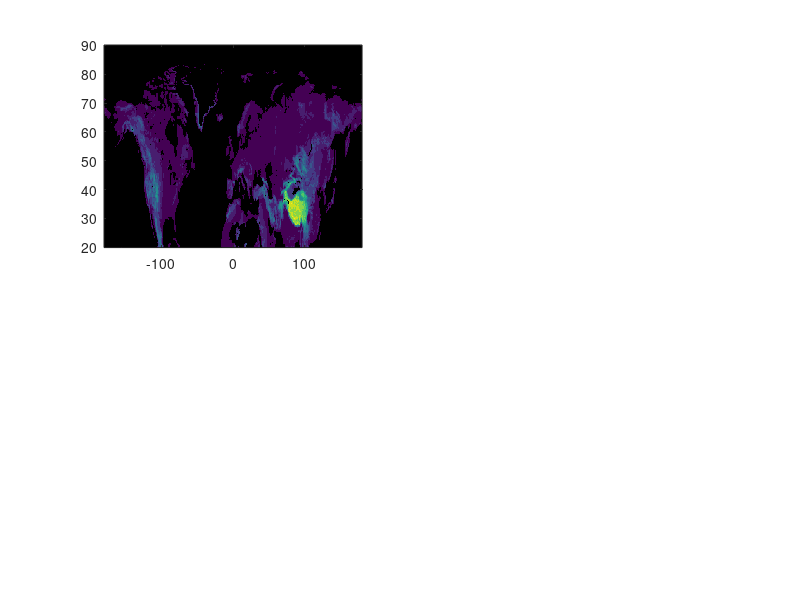

Write MATLAB code to recreate this figure. (Note: this script raises an error after producing the figure.)
%% plot Elevation
clear
clc

load('lon_lat_ERA5.mat')
lat=flipud(lat);
id=find(lat==20);
load('dem.mat')
dem=flipud(dem'); dem=dem';
dem=dem(:,id:end);
load('ERA5_025_mask.mat');
mask=mask(:,id:end);

dem_diff=[0:500:6000];
dem1=ones(size(dem,1),size(dem,2)).*nan;
for i=1:length(dem_diff)-1
    idx=find(dem>=dem_diff(i) & dem<dem_diff(i+1));
    dem1(idx)=i;
end
dem1=dem1-0.5;
lon=-179.8750:0.25:179.8750;

data=dem1'.*mask';
data1(:,721:1440)=data(:,1:720);
data1(:,1:720)=data(:,721:1440);
subplot(2,2,1)
h=imagesc(lon,lat(id:end),data1)
set(gca,'YDir','normal')
set(h, 'AlphaData', ~isnan(data1))
load('color32_5.mat')
caxis([0 12])
% colormap(flipud(color))
colormap(jet(12))
coast=load('coast.mat')
hold on
plot(coast.long,coast.lat,'k');
set(gca,'xticklabel',{' '},'yticklabel',{' '})
% shading interp
title('(a) Elevation (m)')
tick=num2cell([250:500:5750]);
colorbar('Ticks',0.5:12,...
         'TickLabels',tick)


%% plot temperature change
clear
clc

load('lon_lat_ERA5.mat')
lat=flipud(lat);
id=find(lat==20);
load('dem.mat')
dem=flipud(dem'); dem=dem';
dem=dem(:,id:end);
load('ERA5_025_mask.mat');
mask=mask(:,id:end);
 load('ERA5_025_temperature_change.mat')

change_tas=flipud(change_tas');
change_tas=change_tas';
change_tas=change_tas(:,id:end);

lon=-179.8750:0.25:179.8750;

data=change_tas.*mask;
data1(1:720,:)=data(721:end,:);
data1(721:1440,:)=data(1:720,:);

subplot(2,2,2)
h=imagesc(lon,lat(id:end),data1')
set(gca,'YDir','normal')
set(h, 'AlphaData', ~isnan(data1'))
load('color32_5.mat')
caxis([-2 2])
colormap(color)
coast=load('coast.mat')
hold on
plot(coast.long,coast.lat,'k');
set(gca,'xticklabel',{' '},'yticklabel',{' '})
% shading interp
title('(b) Local temperature change (K)')
colorbar


%% plot extreme rainfall during the 1950-1979 period
clear
clc

load('lon_lat_ERA5.mat')
lat=flipud(lat);
id=find(lat==20);
load('dem.mat')
dem=flipud(dem'); dem=dem';
dem=dem(:,id:end);
load('ERA5_025_mask.mat');
mask=mask(:,id:end);


load('Rf1day_absolute_change.mat')

lon=-179.8750:0.25:179.8750;

data=Rf1day_reference(:,id:end).*mask;
data1(1:720,:)=data(721:end,:);
data1(721:1440,:)=data(1:720,:);

subplot(2,2,3)
h=imagesc(lon,lat(id:end),data1')
set(gca,'YDir','normal')
set(h, 'AlphaData', ~isnan(data1'))
load('color32_5.mat')
caxis([0 150])
colormap(flipud(color))
coast=load('coast.mat')
hold on
plot(coast.long,coast.lat,'k');
set(gca,'xticklabel',{' '},'yticklabel',{' '})
% shading interp
title('(c) Rainfall [1950-1979, mm]')
colorbar



%% plot absolute change in extreme rainfall
clear
clc

load('lon_lat_ERA5.mat')
lat=flipud(lat);
id=find(lat==20);
load('dem.mat')
dem=flipud(dem'); dem=dem';
dem=dem(:,id:end);
load('ERA5_025_mask.mat');
mask=mask(:,id:end);


load('Rf1day_absolute_change.mat')
lon=-179.8750:0.25:179.8750;
data=change_absolute(:,id:end).*mask;
data1(1:720,:)=data(721:end,:);
data1(721:1440,:)=data(1:720,:);

subplot(2,2,4)
h=imagesc(lon,lat(id:end),data1')
set(gca,'YDir','normal')
set(h, 'AlphaData', ~isnan(data1'))
load('color32_5.mat')
caxis([-50 50])
colormap(flipud(color))
coast=load('coast.mat')
hold on
plot(coast.long,coast.lat,'k');
set(gca,'xticklabel',{' '},'yticklabel',{' '})
% shading interp
title('(d) Absolute change rainfall [mm]')
colorbar

